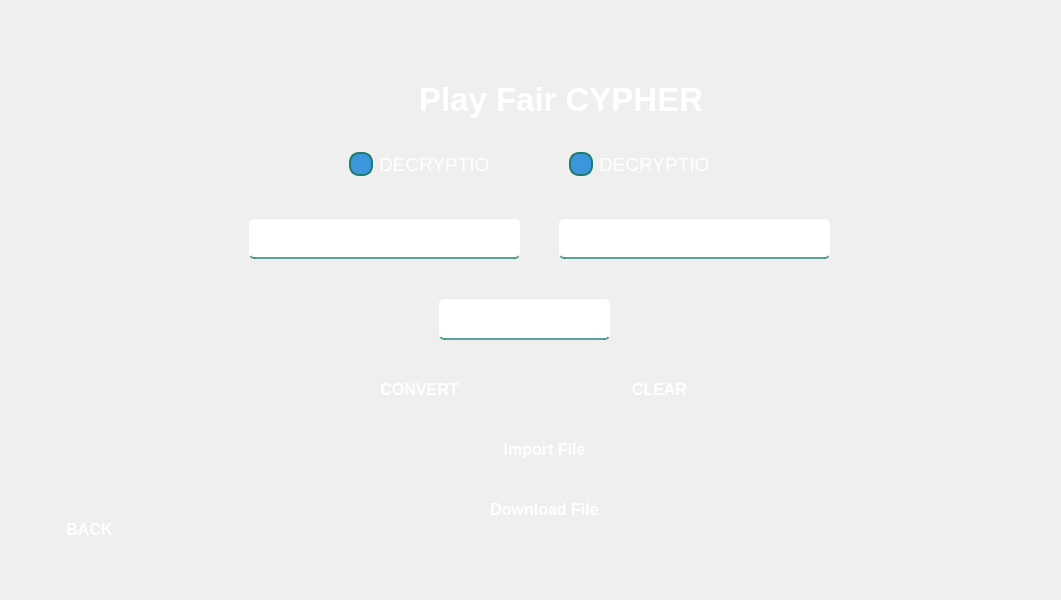
<?xml version="1.0" encoding="UTF-8"?>
<ui version="4.0">
 <class>Form</class>
 <widget class="QWidget" name="Form">
  <property name="geometry">
   <rect>
    <x>0</x>
    <y>0</y>
    <width>1061</width>
    <height>600</height>
   </rect>
  </property>
  <property name="font">
   <font>
    <family>Marlett</family>
    <pointsize>10</pointsize>
   </font>
  </property>
  <property name="windowTitle">
   <string>Form</string>
  </property>
  <widget class="QWidget" name="widget" native="true">
   <property name="geometry">
    <rect>
     <x>9</x>
     <y>19</y>
     <width>1011</width>
     <height>561</height>
    </rect>
   </property>
   <property name="font">
    <font>
     <family>Segoe UI</family>
     <pointsize>10</pointsize>
    </font>
   </property>
   <widget class="QLabel" name="label">
    <property name="geometry">
     <rect>
      <x>10</x>
      <y>0</y>
      <width>971</width>
      <height>551</height>
     </rect>
    </property>
    <property name="styleSheet">
     <string notr="true">border-image: url(:/images/WhatsApp Image 2025-05-04 at 07.01.51_cc208cae.jpg);
border-top-left-radius: 50px;
border-top-RIGHT-radius: 50px;
border-BOTTOM-left-radius: 50px;
border-BOTTOM-RIGHT-radius: 50px;
</string>
    </property>
    <property name="text">
     <string/>
    </property>
   </widget>
   <widget class="QLineEdit" name="lineEdit_2">
    <property name="geometry">
     <rect>
      <x>240</x>
      <y>200</y>
      <width>271</width>
      <height>40</height>
     </rect>
    </property>
    <property name="font">
     <font>
      <family>Segoe UI</family>
      <pointsize>-1</pointsize>
     </font>
    </property>
    <property name="styleSheet">
     <string notr="true">#lineEdit_2 {
    background-color: qlineargradient(
        spread:pad, x1:0, y1:0, x2:1, y2:0,
        stop:0 rgba(30, 123, 111, 0.5), /* أخضر مزرق مع شفافية */
        stop:1 rgba(60, 150, 220, 0.5)  /* أزرق مع شفافية */
    );
    border: none;
    border-bottom: 2px solid rgba(30, 123, 111, 0.7); /* حد سفلي بلون أخضر مع شفافية */
    color: white; /* تغيير لون النص إلى الأبيض */
    padding-bottom: 7px; /* المسافة الداخلية السفلية */
    font-size: 16px; /* حجم الخط */
    border-radius: 5px; /* حواف دائرية خفيفة */
}

#lineEdit_2:focus {
    background-color: qlineargradient(
        spread:pad, x1:0, y1:0, x2:1, y2:0,
        stop:0 rgba(30, 123, 111, 0.7), /* أخضر مزرق مع شفافية عند التركيز */
        stop:1 rgba(60, 150, 220, 0.7)  /* أزرق مع شفافية عند التركيز */
    );
    border-bottom: 2px solid rgba(30, 123, 111, 1); /* حد سفلي أخضر عند التركيز */
    outline: none; /* إزالة الخط المحيط عند التركيز */
}

#lineEdit_2:hover {
    border-bottom: 2px solid rgba(30, 123, 111, 1); /* تفاعل عند المرور بالماوس */
}

#lineEdit_2:disabled {
    background-color: rgba(240, 240, 240, 0.6); /* خلفية باهتة عند تعطيل الحقل */
    color: rgba(128, 128, 128, 0.6); /* لون النص عند تعطيل الحقل */
    border-bottom: 2px solid rgba(200, 200, 200, 0.6); /* حدود باهتة عند تعطيل الحقل */
}
</string>
    </property>
    <property name="text">
     <string/>
    </property>
    <property name="echoMode">
     <enum>QLineEdit::EchoMode::Normal</enum>
    </property>
    <property name="dragEnabled">
     <bool>false</bool>
    </property>
    <property name="readOnly">
     <bool>false</bool>
    </property>
    <property name="placeholderText">
     <string>Plain Text</string>
    </property>
   </widget>
   <widget class="QPushButton" name="pushButton">
    <property name="geometry">
     <rect>
      <x>460</x>
      <y>410</y>
      <width>151</width>
      <height>41</height>
     </rect>
    </property>
    <property name="font">
     <font>
      <family>Segoe UI</family>
      <pointsize>12</pointsize>
      <bold>true</bold>
     </font>
    </property>
    <property name="styleSheet">
     <string notr="true">QPushButton#pushButton {
    background-color: qlineargradient(
        spread:pad, x1:0, y1:0, x2:1, y2:0,
        stop:0 rgba(30, 123, 111, 255),     /* بداية التدرج – أخضر مزرق */
        stop:1 rgba(60, 150, 220, 255)      /* نهاية التدرج – أزرق أوضح */
    );
    color: white;
    border-radius: 20px;
    padding: 8px 20px;
}

QPushButton#pushButton:hover {
    background-color: qlineargradient(
        spread:pad, x1:0, y1:0, x2:1, y2:0,
        stop:0 rgba(25, 115, 105, 255),
        stop:1 rgba(50, 135, 210, 255)      /* زر hover بدرجة أزرق أوضح */
    );
}

QPushButton#pushButton:pressed {
    padding-top: 5px;
    padding-left: 5px;
    background-color: rgb(20, 100, 120);   /* أزرق مخضر غامق وقت الضغط */
}
</string>
    </property>
    <property name="text">
     <string>Import File</string>
    </property>
   </widget>
   <widget class="QLineEdit" name="lineEdit_4">
    <property name="geometry">
     <rect>
      <x>550</x>
      <y>200</y>
      <width>271</width>
      <height>40</height>
     </rect>
    </property>
    <property name="font">
     <font>
      <family>Segoe UI</family>
      <pointsize>-1</pointsize>
     </font>
    </property>
    <property name="styleSheet">
     <string notr="true">#lineEdit_4 {
    background-color: qlineargradient(
        spread:pad, x1:0, y1:0, x2:1, y2:0,
        stop:0 rgba(30, 123, 111, 0.5), /* أخضر مزرق مع شفافية */
        stop:1 rgba(60, 150, 220, 0.5)  /* أزرق مع شفافية */
    );
    border: none;
    border-bottom: 2px solid rgba(30, 123, 111, 0.7); /* حد سفلي بلون أخضر مع شفافية */
    color: white; /* تغيير لون النص إلى الأبيض */
    padding-bottom: 7px; /* المسافة الداخلية السفلية */
    font-size: 16px; /* حجم الخط */
    border-radius: 5px; /* حواف دائرية خفيفة */
}

#lineEdit_4:focus {
    background-color: qlineargradient(
        spread:pad, x1:0, y1:0, x2:1, y2:0,
        stop:0 rgba(30, 123, 111, 0.7), /* أخضر مزرق مع شفافية عند التركيز */
        stop:1 rgba(60, 150, 220, 0.7)  /* أزرق مع شفافية عند التركيز */
    );
    border-bottom: 2px solid rgba(30, 123, 111, 1); /* حد سفلي أخضر عند التركيز */
    outline: none; /* إزالة الخط المحيط عند التركيز */
}

#lineEdit_4:hover {
    border-bottom: 2px solid rgba(30, 123, 111, 1); /* تفاعل عند المرور بالماوس */
}

#lineEdit_4:disabled {
    background-color: rgba(240, 240, 240, 0.6); /* خلفية باهتة عند تعطيل الحقل */
    color: rgba(128, 128, 128, 0.6); /* لون النص عند تعطيل الحقل */
    border-bottom: 2px solid rgba(200, 200, 200, 0.6); /* حدود باهتة عند تعطيل الحقل */
}
</string>
    </property>
    <property name="text">
     <string/>
    </property>
    <property name="echoMode">
     <enum>QLineEdit::EchoMode::Normal</enum>
    </property>
    <property name="placeholderText">
     <string>Cypher Text</string>
    </property>
   </widget>
   <widget class="QLineEdit" name="lineEdit_5">
    <property name="geometry">
     <rect>
      <x>430</x>
      <y>280</y>
      <width>171</width>
      <height>41</height>
     </rect>
    </property>
    <property name="font">
     <font>
      <family>Segoe UI</family>
      <pointsize>-1</pointsize>
     </font>
    </property>
    <property name="styleSheet">
     <string notr="true">#lineEdit_5 {
    background-color: qlineargradient(
        spread:pad, x1:0, y1:0, x2:1, y2:0,
        stop:0 rgba(30, 123, 111, 0.5), /* أخضر مزرق مع شفافية */
        stop:1 rgba(60, 150, 220, 0.5)  /* أزرق مع شفافية */
    );
    border: none;
    border-bottom: 2px solid rgba(30, 123, 111, 0.7); /* حد سفلي بلون أخضر مع شفافية */
    color: white; /* تغيير لون النص إلى الأبيض */
    padding-bottom: 7px; /* المسافة الداخلية السفلية */
    font-size: 16px; /* حجم الخط */
    border-radius: 5px; /* حواف دائرية خفيفة */
}

#lineEdit_5:focus {
    background-color: qlineargradient(
        spread:pad, x1:0, y1:0, x2:1, y2:0,
        stop:0 rgba(30, 123, 111, 0.7), /* أخضر مزرق مع شفافية عند التركيز */
        stop:1 rgba(60, 150, 220, 0.7)  /* أزرق مع شفافية عند التركيز */
    );
    border-bottom: 2px solid rgba(30, 123, 111, 1); /* حد سفلي أخضر عند التركيز */
    outline: none; /* إزالة الخط المحيط عند التركيز */
}

#lineEdit_5:hover {
    border-bottom: 2px solid rgba(30, 123, 111, 1); /* تفاعل عند المرور بالماوس */
}

#lineEdit_5:disabled {
    background-color: rgba(240, 240, 240, 0.6); /* خلفية باهتة عند تعطيل الحقل */
    color: rgba(128, 128, 128, 0.6); /* لون النص عند تعطيل الحقل */
    border-bottom: 2px solid rgba(200, 200, 200, 0.6); /* حدود باهتة عند تعطيل الحقل */
}
</string>
    </property>
    <property name="text">
     <string/>
    </property>
    <property name="placeholderText">
     <string>KEY</string>
    </property>
   </widget>
   <widget class="QPushButton" name="pushButton_3">
    <property name="geometry">
     <rect>
      <x>460</x>
      <y>470</y>
      <width>151</width>
      <height>40</height>
     </rect>
    </property>
    <property name="font">
     <font>
      <family>Segoe UI</family>
      <pointsize>12</pointsize>
      <bold>true</bold>
     </font>
    </property>
    <property name="styleSheet">
     <string notr="true">QPushButton#pushButton_3 {
    background-color: qlineargradient(
        spread:pad, x1:0, y1:0, x2:1, y2:0,
        stop:0 rgba(30, 123, 111, 255),     /* بداية التدرج – أخضر مزرق */
        stop:1 rgba(60, 150, 220, 255)      /* نهاية التدرج – أزرق أوضح */
    );
    color: white;
    border-radius: 20px;
    padding: 8px 20px;
}

QPushButton#pushButton_3:hover {
    background-color: qlineargradient(
        spread:pad, x1:0, y1:0, x2:1, y2:0,
        stop:0 rgba(25, 115, 105, 255),
        stop:1 rgba(50, 135, 210, 255)      /* زر hover بدرجة أزرق أوضح */
    );
}

QPushButton#pushButton_3:pressed {
    padding-top: 5px;
    padding-left: 5px;
    background-color: rgb(20, 100, 120);   /* أزرق مخضر غامق وقت الضغط */
}
</string>
    </property>
    <property name="text">
     <string>Download File</string>
    </property>
   </widget>
   <widget class="QPushButton" name="pushButton_4">
    <property name="geometry">
     <rect>
      <x>580</x>
      <y>350</y>
      <width>141</width>
      <height>40</height>
     </rect>
    </property>
    <property name="font">
     <font>
      <family>Segoe UI</family>
      <pointsize>12</pointsize>
      <bold>true</bold>
     </font>
    </property>
    <property name="styleSheet">
     <string notr="true">QPushButton#pushButton_4 {
    background-color: qlineargradient(
        spread:pad, x1:0, y1:0, x2:1, y2:0,
        stop:0 rgba(30, 123, 111, 255),     /* بداية التدرج – أخضر مزرق */
        stop:1 rgba(60, 150, 220, 255)      /* نهاية التدرج – أزرق أوضح */
    );
    color: white;
    border-radius: 20px;
    padding: 8px 20px;
}

QPushButton#pushButton_4:hover {
    background-color: qlineargradient(
        spread:pad, x1:0, y1:0, x2:1, y2:0,
        stop:0 rgba(25, 115, 105, 255),
        stop:1 rgba(50, 135, 210, 255)      /* زر hover بدرجة أزرق أوضح */
    );
}

QPushButton#pushButton_4:pressed {
    padding-top: 5px;
    padding-left: 5px;
    background-color: rgb(20, 100, 120);   /* أزرق مخضر غامق وقت الضغط */
}
</string>
    </property>
    <property name="text">
     <string>CLEAR</string>
    </property>
   </widget>
   <widget class="QPushButton" name="pushButton_5">
    <property name="geometry">
     <rect>
      <x>340</x>
      <y>350</y>
      <width>141</width>
      <height>40</height>
     </rect>
    </property>
    <property name="font">
     <font>
      <family>Segoe UI</family>
      <pointsize>12</pointsize>
      <bold>true</bold>
     </font>
    </property>
    <property name="styleSheet">
     <string notr="true">QPushButton#pushButton_5 {
    background-color: qlineargradient(
        spread:pad, x1:0, y1:0, x2:1, y2:0,
        stop:0 rgba(30, 123, 111, 255),     /* بداية التدرج – أخضر مزرق */
        stop:1 rgba(60, 150, 220, 255)      /* نهاية التدرج – أزرق أوضح */
    );
    color: white;
    border-radius: 20px;
    padding: 8px 20px;
}

QPushButton#pushButton_5:hover {
    background-color: qlineargradient(
        spread:pad, x1:0, y1:0, x2:1, y2:0,
        stop:0 rgba(25, 115, 105, 255),
        stop:1 rgba(50, 135, 210, 255)      /* زر hover بدرجة أزرق أوضح */
    );
}

QPushButton#pushButton_5:pressed {
    padding-top: 5px;
    padding-left: 5px;
    background-color: rgb(20, 100, 120);   /* أزرق مخضر غامق وقت الضغط */
}
</string>
    </property>
    <property name="text">
     <string>CONVERT</string>
    </property>
   </widget>
   <widget class="QRadioButton" name="radioButton">
    <property name="geometry">
     <rect>
      <x>550</x>
      <y>120</y>
      <width>161</width>
      <height>51</height>
     </rect>
    </property>
    <property name="font">
     <font>
      <family>Segoe UI</family>
      <pointsize>14</pointsize>
     </font>
    </property>
    <property name="styleSheet">
     <string notr="true">QRadioButton#radioButton {
    color: white;
    padding: 10px;
}

QRadioButton#radioButton::indicator {
    border: 2px solid rgba(30, 123, 111, 255); /* Outer border color – bluish green */
    border-radius: 10px;
    width: 20px;
    height: 20px;
    background-color: rgba(60, 150, 220, 255); /* Base color – light blue */
}

QRadioButton#radioButton::indicator:checked {
    background-color: rgba(25, 115, 105, 255); /* When checked – greenish blue */
    border: 2px solid rgba(50, 135, 210, 255); /* Border color when checked */
}

QRadioButton#radioButton::indicator:hover {
    background-color: rgba(50, 135, 210, 255); /* Light blue on hover */
    border: 2px solid rgba(30, 123, 111, 255); /* Border color on hover */
}
</string>
    </property>
    <property name="text">
     <string>DECRYPTION</string>
    </property>
   </widget>
   <widget class="QRadioButton" name="radioButton_2">
    <property name="geometry">
     <rect>
      <x>330</x>
      <y>120</y>
      <width>161</width>
      <height>51</height>
     </rect>
    </property>
    <property name="font">
     <font>
      <family>Segoe UI</family>
      <pointsize>14</pointsize>
     </font>
    </property>
    <property name="styleSheet">
     <string notr="true">QRadioButton#radioButton_2 {
    color: white;
    padding: 10px;
}

QRadioButton#radioButton_2::indicator {
    border: 2px solid rgba(30, 123, 111, 255); /* Outer border color – bluish green */
    border-radius: 10px;
    width: 20px;
    height: 20px;
    background-color: rgba(60, 150, 220, 255); /* Base color – light blue */
}

QRadioButton#radioButton_2::indicator:checked {
    background-color: rgba(25, 115, 105, 255); /* When checked – greenish blue */
    border: 2px solid rgba(50, 135, 210, 255); /* Border color when checked */
}

QRadioButton#radioButton_2::indicator:hover {
    background-color: rgba(50, 135, 210, 255); /* Light blue on hover */
    border: 2px solid rgba(30, 123, 111, 255); /* Border color on hover */
}
</string>
    </property>
    <property name="text">
     <string>DECRYPTION</string>
    </property>
   </widget>
   <widget class="QLabel" name="label_2">
    <property name="geometry">
     <rect>
      <x>410</x>
      <y>60</y>
      <width>381</width>
      <height>41</height>
     </rect>
    </property>
    <property name="font">
     <font>
      <family>Segoe UI</family>
      <pointsize>25</pointsize>
      <bold>true</bold>
     </font>
    </property>
    <property name="styleSheet">
     <string notr="true">color: rgb(255, 255, 255);</string>
    </property>
    <property name="text">
     <string>Play Fair CYPHER</string>
    </property>
   </widget>
   <widget class="QPushButton" name="pushButton_6">
    <property name="geometry">
     <rect>
      <x>30</x>
      <y>490</y>
      <width>101</width>
      <height>41</height>
     </rect>
    </property>
    <property name="font">
     <font>
      <family>Segoe UI</family>
      <pointsize>12</pointsize>
      <bold>true</bold>
     </font>
    </property>
    <property name="styleSheet">
     <string notr="true">QPushButton#pushButton_6 {
    background-color: qlineargradient(
        spread:pad, x1:0, y1:0, x2:1, y2:0,
        stop:0 rgba(30, 123, 111, 255),     /* بداية التدرج – أخضر مزرق */
        stop:1 rgba(60, 150, 220, 255)      /* نهاية التدرج – أزرق أوضح */
    );
    color: white;
    border-radius: 20px;
    padding: 8px 20px;
}

QPushButton#pushButton_6:hover {
    background-color: qlineargradient(
        spread:pad, x1:0, y1:0, x2:1, y2:0,
        stop:0 rgba(25, 115, 105, 255),
        stop:1 rgba(50, 135, 210, 255)      /* زر hover بدرجة أزرق أوضح */
    );
}

QPushButton#pushButton_6:pressed {
    padding-top: 5px;
    padding-left: 5px;
    background-color: rgb(20, 100, 120);   /* أزرق مخضر غامق وقت الضغط */
}
</string>
    </property>
    <property name="text">
     <string>BACK</string>
    </property>
   </widget>
  </widget>
 </widget>
 <resources>
  <include location="../../../../../Qt/6.8.3/mingw_64/bin/src.qrc"/>
 </resources>
 <connections/>
</ui>
